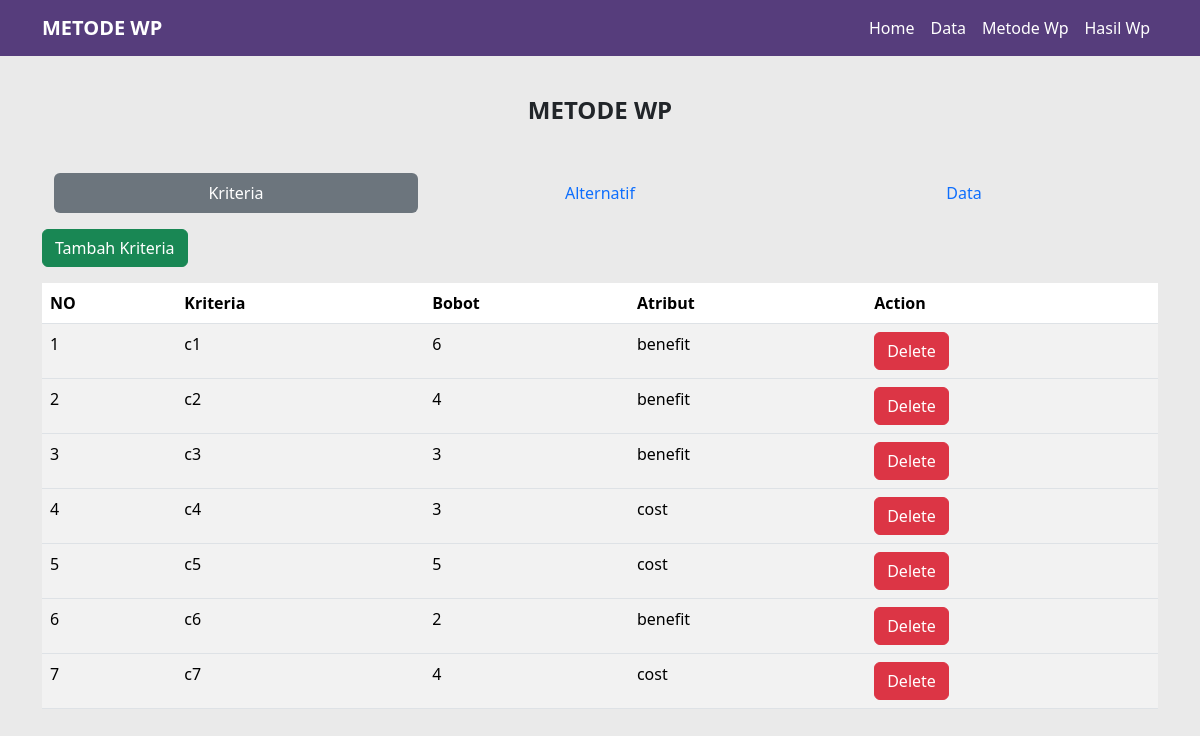
/welcome.php (signed in), run on the app's committed database.
### tables this page shows
CREATE TABLE `kriteria` (
  `id` int NOT NULL,
  `kriteria` varchar(255) NOT NULL,
  `bobot` float NOT NULL,
  `attribut` varchar(255) NOT NULL
);

### pages/kriteria.php (the view, shortened to what this page needs)
<body>
    <div class="container">
        <div class="container pt-5">
        <h4 class="my-5 text-center fw-bold" >METODE WP</h4>
            <ul class="nav nav-pills nav-justified">
                <li class=" nav-item">
                    <a href="#"class="nav-link bg-secondary text-white active">Kriteria</a>
                </li>
                <li class=" nav-item">
                    <a href="welcome.php?p=alternatif"class="nav-link">Alternatif</a>
                </li>
                <li class=" nav-item">
                    <a href="welcome.php?p=dataAL"class="nav-link">Data</a>
                </li>
            </ul>
        </div>
        <div class="my-3">
            <a href="welcome.php?p=kriteria-input" class="btn btn-success"> Tambah Kriteria</a>
        </div>
        <div>
            <table class="table table-striped">
            <thead>
                    <tr>
                        <th scope="col">NO</th>
                        <th scope="col">Kriteria</th>
                        <th scope="col">Bobot</th>
                        <th scope="col">Atribut</th>
                        <th scope="col">Action</th>
                    </tr>
                </thead>
                <?php
        include 'konsdb.php';
        $nomor =1;
        $query ="SELECT*FROM kriteria";
        $tampil_kriteria = mysqli_query($koneksi,$query);
        if(mysqli_num_rows($tampil_kriteria)>0){
            while($r_tampil_kriteria=mysqli_fetch_array($tampil_kriteria)){
        ?>
                <tbody>
                    <tr>
                        <td><?php echo $nomor ?></td>
                        <td><?php echo $r_tampil_kriteria['kriteria']; ?></td>
                        <td><?php echo $r_tampil_kriteria['bobot']; ?></td>
                        <td><?php echo $r_tampil_kriteria['attribut']; ?></td>
                        <td>
                        <a href="welcome.php?p=delete_kriteria&id=<?php echo urlencode($r_tampil_kriteria['id']); ?>"
                                        class="btn btn-danger"
                                        onclick="return confirm('apakah anda yakin ingin menghapus item?')">Delete</a>
                        </td>
                    </tr>
                   <?php
         $nomor++; }
        }
        else{
        }
                   ?>
                </tbody>
            </table>
        </div>
    </div>
</body>
</html>

### data on the page
kriteria: kriteria "c1", bobot "6", attribut "benefit"
kriteria: kriteria "c2", bobot "4", attribut "benefit"
kriteria: kriteria "c3", bobot "3", attribut "benefit"
kriteria: kriteria "c4", bobot "3", attribut "cost"
kriteria: kriteria "c5", bobot "5", attribut "cost"
kriteria: kriteria "c6", bobot "2", attribut "benefit"
kriteria: kriteria "c7", bobot "4", attribut "cost"
